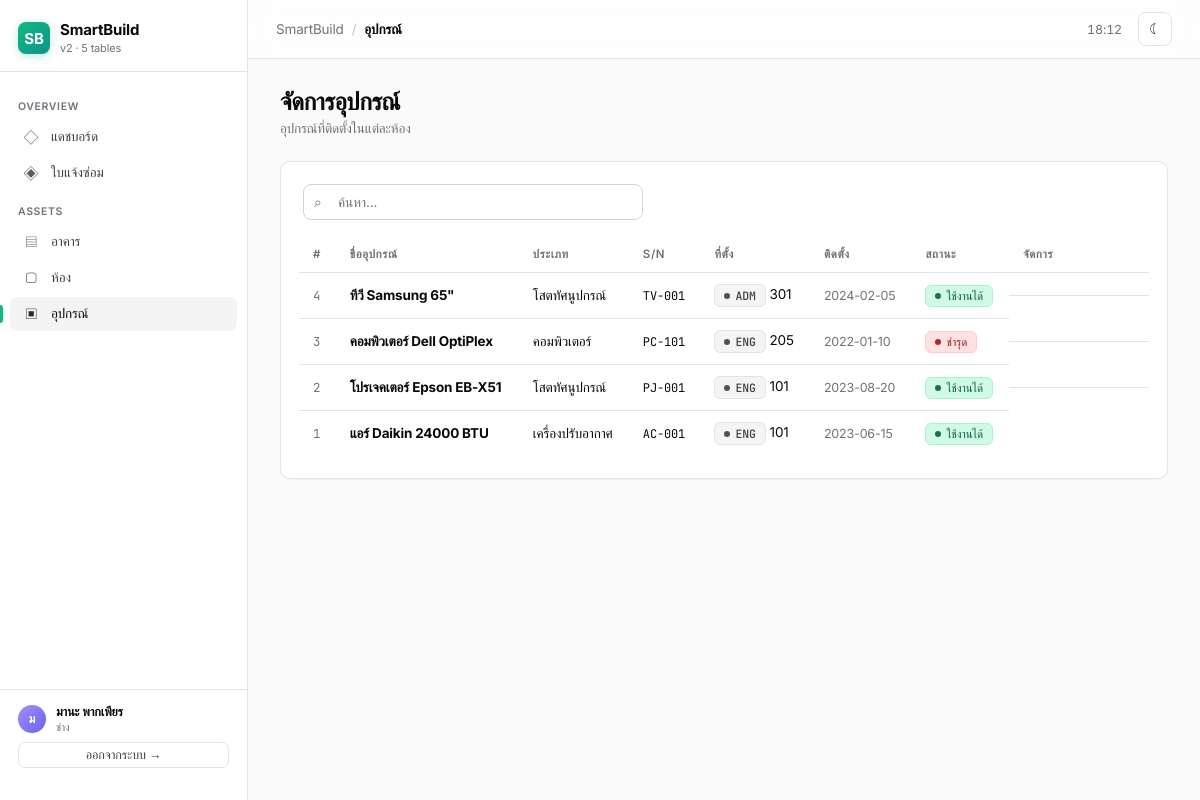
The page /equipment (signed in) on the database its author committed.
### tables this page shows
CREATE TABLE users (
            id INTEGER PRIMARY KEY AUTOINCREMENT,
            username TEXT NOT NULL UNIQUE,
            password_hash TEXT NOT NULL,
            full_name TEXT NOT NULL,
            email TEXT,
            phone TEXT,
            role TEXT NOT NULL DEFAULT 'user',
            specialty TEXT,
            is_active INTEGER NOT NULL DEFAULT 1,
            created_at TEXT DEFAULT CURRENT_TIMESTAMP,
            last_login TEXT
        );

CREATE TABLE equipment (
            id INTEGER PRIMARY KEY AUTOINCREMENT,
            room_id INTEGER NOT NULL,
            name TEXT NOT NULL,
            category TEXT,
            serial_no TEXT UNIQUE,
            status TEXT DEFAULT 'active',
            installed_at TEXT,
            created_at TEXT DEFAULT CURRENT_TIMESTAMP,
            FOREIGN KEY (room_id) REFERENCES rooms(id) ON DELETE CASCADE
        );

CREATE TABLE buildings (
            id INTEGER PRIMARY KEY AUTOINCREMENT,
            code TEXT NOT NULL UNIQUE,
            name TEXT NOT NULL,
            address TEXT,
            floors INTEGER DEFAULT 1,
            created_at TEXT DEFAULT CURRENT_TIMESTAMP
        );

CREATE TABLE rooms (
            id INTEGER PRIMARY KEY AUTOINCREMENT,
            building_id INTEGER NOT NULL,
            room_number TEXT NOT NULL,
            room_type TEXT,
            floor INTEGER DEFAULT 1,
            capacity INTEGER,
            UNIQUE (building_id, room_number),
            FOREIGN KEY (building_id) REFERENCES buildings(id) ON DELETE CASCADE
        );

### app.py (the view)
@app.route("/equipment")
@role_required("technician")
def equipment():
    db = get_db()
    rows = db.execute(
        """SELECT e.*, r.room_number, b.name AS building_name, b.code AS building_code
           FROM equipment e
           JOIN rooms r ON r.id=e.room_id
           JOIN buildings b ON b.id=r.building_id
           ORDER BY e.id DESC"""
    ).fetchall()
    rooms_list = db.execute(
        """SELECT r.id, r.room_number, b.name AS building_name, b.code AS building_code
           FROM rooms r JOIN buildings b ON b.id=r.building_id
           ORDER BY b.code, r.room_number"""
    ).fetchall()
    return render_template("equipment.html", rows=rows, rooms=rooms_list)

### app.py (called while the page is built)
def get_db():
    if "db" not in g:
        g.db = sqlite3.connect(DB_PATH)
        g.db.row_factory = sqlite3.Row
        g.db.execute("PRAGMA foreign_keys = ON")
    return g.db

def current_user():
    if "user_id" not in session:
        return None
    if "_user" not in g:
        g._user = get_db().execute(
            "SELECT * FROM users WHERE id=? AND is_active=1", (session["user_id"],)
        ).fetchone()
    return g._user

@app.context_processor
def inject_globals():
    return {
        "current_user": current_user(),
        "ROLE_LABELS": ROLE_LABELS,
        "STATUS_LABELS": STATUS_LABELS,
        "PRIORITY_LABELS": PRIORITY_LABELS,
        "EQUIP_STATUS_LABELS": EQUIP_STATUS_LABELS,
    }

def role_required(min_role):
    def deco(view):
        @wraps(view)
        def wrapped(*a, **kw):
            u = current_user()
            if not u:
                return redirect(url_for("login", next=request.path))
            if ROLE_LEVELS.get(u["role"], 0) < ROLE_LEVELS[min_role]:
                flash("คุณไม่มีสิทธิ์เข้าถึงส่วนนี้", "error")
                return redirect(url_for("index"))
            return view(*a, **kw)
        return wrapped
    return deco

@app.before_request
def require_login():
    if request.endpoint in (None, "login", "static"):
        return
    if not current_user():
        return redirect(url_for("login", next=request.path))

### templates/equipment.html (shortened to what this page needs)
{% extends 'base.html' %}
{% block crumb %}อุปกรณ์{% endblock %}
{% block content %}
<h2 class="page-title">จัดการอุปกรณ์</h2>
<p class="page-sub">อุปกรณ์ที่ติดตั้งในแต่ละห้อง</p>
<div class="card">
  <div class="toolbar">
    <div class="toolbar-left">
      <div class="search-box"><span class="ico">⌕</span><input id="searchBox" placeholder="ค้นหา..." oninput="tableSearch('searchBox','mainTable')"></div>
    </div>
  </div>
  <div class="table-wrap">
    <table id="mainTable">
      <thead><tr><th>#</th><th>ชื่ออุปกรณ์</th><th>ประเภท</th><th>S/N</th><th>ที่ตั้ง</th><th>ติดตั้ง</th><th>สถานะ</th><th style="width:140px">จัดการ</th></tr></thead>
      <tbody>
        {% for r in rows %}
        <tr>
          <td class="mono" style="color:var(--muted)">{{ r.id }}</td>
          <td><b>{{ r.name }}</b></td><td>{{ r.category or '—' }}</td>
          <td><code style="font-size:12px">{{ r.serial_no or '—' }}</code></td>
          <td><span class="badge badge-normal mono">{{ r.building_code }}</span> {{ r.room_number }}</td>
          <td style="font-size:12.5px;color:var(--muted)">{{ r.installed_at or '—' }}</td>
          <td>
            {% if r.status=='active' %}<span class="badge badge-ok">{{ EQUIP_STATUS_LABELS[r.status] }}</span>
            {% elif r.status=='broken' %}<span class="badge badge-broken">{{ EQUIP_STATUS_LABELS[r.status] }}</span>
            {% elif r.status=='repairing' %}<span class="badge badge-prog">{{ EQUIP_STATUS_LABELS[r.status] }}</span>
            {% else %}<span class="badge badge-cancel">{{ EQUIP_STATUS_LABELS[r.status] }}</span>{% endif %}
          </td>
          <td class="actions">
          </td>
        </tr>
        {% else %}<tr data-skip="1"><td colspan="8" class="empty">ยังไม่มีข้อมูล</td></tr>{% endfor %}
      </tbody>
    </table>
  </div>
</div>
{% endblock %}

### templates/base.html (shortened to what this page needs)
<!doctype html>
<html lang="th">
<head>
</head>
<body>
<aside class="sidebar" id="sidebar">
  <div class="brand">
    <div class="logo">SB</div>
    <div>
      <div class="brand-name">SmartBuild</div>
      <div class="brand-sub">v2 · 5 tables</div>
    </div>
  </div>
  <div class="nav-section">Overview</div>
  <a class="nav-link {% if request.endpoint=='index' %}active{% endif %}" href="{{ url_for('index') }}"><span class="ico">◇</span>แดชบอร์ด</a>
  <a class="nav-link {% if request.endpoint in ['repairs','repairs_detail'] %}active{% endif %}" href="{{ url_for('repairs') }}"><span class="ico">◈</span>ใบแจ้งซ่อม</a>
  {% if current_user and current_user.role in ['technician','manager','admin'] %}
  <div class="nav-section">Assets</div>
  <a class="nav-link {% if request.endpoint=='buildings' %}active{% endif %}" href="{{ url_for('buildings') }}"><span class="ico">▤</span>อาคาร</a>
  <a class="nav-link {% if request.endpoint=='rooms' %}active{% endif %}" href="{{ url_for('rooms') }}"><span class="ico">▢</span>ห้อง</a>
  <a class="nav-link {% if request.endpoint=='equipment' %}active{% endif %}" href="{{ url_for('equipment') }}"><span class="ico">▣</span>อุปกรณ์</a>
  {% endif %}
  <div class="sidebar-foot" style="display:flex;flex-direction:column;gap:8px">
    <div style="display:flex;align-items:center;gap:10px">
      <div class="avatar">{{ (current_user.full_name or current_user.username)[:1]|upper if current_user else '?' }}</div>
      <div style="flex:1;min-width:0">
        <div style="color:var(--text);font-weight:600;font-size:12.5px;white-space:nowrap;overflow:hidden;text-overflow:ellipsis">{{ current_user.full_name if current_user else '-' }}</div>
        <div style="font-size:11px">{{ ROLE_LABELS.get(current_user.role,'') if current_user else '' }}</div>
      </div>
    </div>
    <a href="{{ url_for('logout') }}" class="btn btn-ghost btn-sm" style="justify-content:center">ออกจากระบบ →</a>
  </div>
</aside>
<div class="main">
  <div class="topbar">
    <div style="display:flex;align-items:center;gap:12px">
      <div class="crumb"><span>SmartBuild</span><span class="crumb-sep">/</span><b>{% block crumb %}{% endblock %}</b></div>
    </div>
    <div class="topbar-right">
      <span class="clock" id="clock"></span>
      <button class="icon-btn" onclick="toggleTheme()" title="สลับธีม"><span id="themeIco">◐</span></button>
    </div>
  </div>
  <div class="content">{% block content %}{% endblock %}</div>
</div>
</body>
</html>

### rows shown on the page
users: full_name "ม", full_name "มานะ พากเพียร", role "ช่าง"
equipment: id "4", name "ทีวี Samsung 65\"", category "โสตทัศนูปกรณ์", serial_no "TV-001", building_code "ADM", room_number "301", installed_at "2024-02-05", status "ใช้งานได้"
equipment: id "3", name "คอมพิวเตอร์ Dell OptiPlex", category "คอมพิวเตอร์", serial_no "PC-101", building_code "ENG", room_number "205", installed_at "2022-01-10", status "ชำรุด"
equipment: id "2", name "โปรเจคเตอร์ Epson EB-X51", category "โสตทัศนูปกรณ์", serial_no "PJ-001", building_code "ENG", room_number "101", installed_at "2023-08-20", status "ใช้งานได้"
equipment: id "1", name "แอร์ Daikin 24000 BTU", category "เครื่องปรับอากาศ", serial_no "AC-001", building_code "ENG", room_number "101", installed_at "2023-06-15", status "ใช้งานได้"
